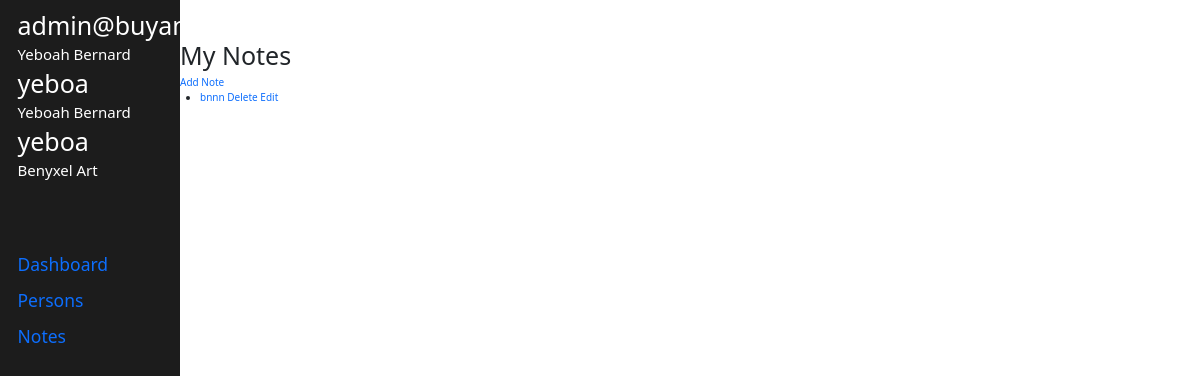
The app's page /read_notes/, older data.
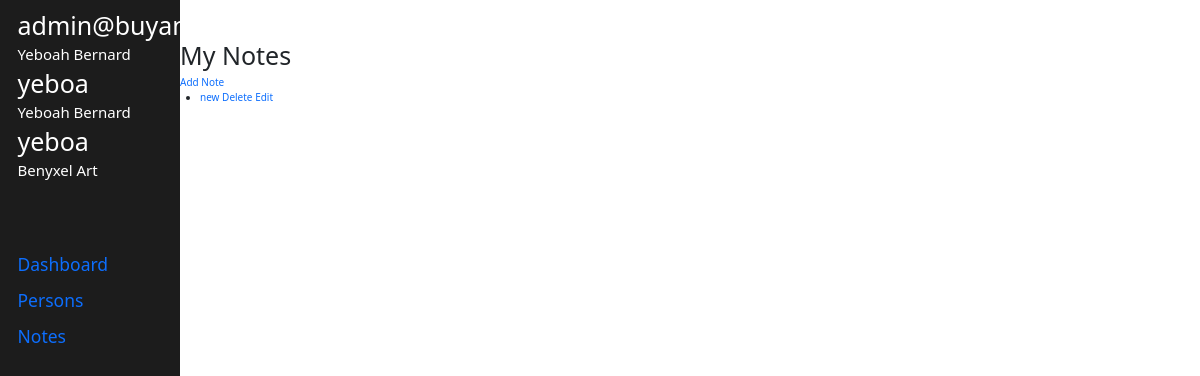
The same page, newer data.
### notes/models.py (models this page shows, shortened)
class Person(models.Model):
    id = models.AutoField(primary_key=True)
    first_name = models.CharField(max_length=255, null=False, blank=False)
    last_name = models.CharField(max_length=255, null=False, blank=False)
    username =models.CharField(max_length=255, null=False, blank=False)
    email = models.EmailField(unique=True, null=False, blank=False)
    location=models.CharField(max_length=255)
    contact= models.CharField(max_length=255)
    date = models.DateTimeField(auto_now_add=True)

class Note(models.Model):
    id = models.AutoField(primary_key=True)
    user = models.ForeignKey(Person, on_delete=models.CASCADE, default=1001010)
    title = models.CharField(max_length=255, null=False, blank=False)
    note = models.TextField()
    date= models.DateField(auto_now_add=True)
    time = models.TimeField(auto_now_add=True)
    status = models.TextField(max_length=255, null=False, blank=False)

### notes/views.py (the view)
# urls.py: path('read_notes/', views.read_notes, name = 'allnotes'),
def read_notes(req):
    persons = Person.objects.all()
    all_notes = Note.objects.all()
    return render(req, 'note.html', {'notes': all_notes, 'persons': persons,  })

### templates/note.html (shortened to what this page needs)
{% extends 'base.html' %}
{% block content %}
<!DOCTYPE html>
<html lang="en">
<head>
</head>
<body>
    <div class="dashboard">
    <div class="sidebar container">
       <div class="adminc">
      {% for person in persons %}
      <h1>{{ person.username }}</h1>
      <h4>{{ person.first_name }} {{ person.last_name }}</h4>
       {% endfor %}
      </div>
        <div class="admind">
        <a href="{% url 'home_view' %}"><h3>Dashboard</h3></a>
        <a href="{% url 'persons' %}"><h3>Persons</h3></a>
        <a href="{% url 'allnotes' %}"><h3>Notes</h3></a>
        </div>
    </div>
    <div class="rightside">
    <h1>My Notes</h1>
    <a href="#">Add Note</a>
    <ul>
        {% for each in notes %}
            <li>
                <a href="{% url 'details_read' each.id %}">{{each.title}}</a>
                <a href="#">Delete</a>
                <a href="#">Edit</a>
            </li>
        {% endfor %}
    </ul>
    </div>
    </div>
</body>
</html>
{% endblock %}

### templates/base.html (shortened to what this page needs)
{% load static %}
<!doctype html>
<html lang="en">
  <head>
    <link href="https://cdn.jsdelivr.net/npm/bootstrap@5.3.8/dist/css/bootstrap.min.css" rel="stylesheet">
    <link rel="stylesheet" href="{% static 'css/style.css' %}">
  </head>
  <body>
    <div class="main" >
        {% block content %}
        {% endblock  %}
    </div>
  </body>
</html>

### static/css/style.css (style rules this page uses)
* { margin: 0; padding: 0; }
html, body { height: 100%; overflow: hidden; font-size: 10px; text-decoration: none; }
.dashboard { display: flex; height: 100vh; width: 100%; }
.sidebar { width: 15%; background-color: rgb(28, 28, 28); color: white; }
.adminc { padding: 10px; margin-bottom: 50px; }
.admind { display: flex; flex-direction: column; gap: 10px; padding: 10px; }
.rightside { display: flex; flex-direction: column; justify-content:start; padding-top:40px ; width: 85%; }
a { text-decoration: none; }
.container { flex: 1; display: flex; flex-direction: column; height: 100vh; overflow: hidden; }

Row changes from the older to the newer data that the page shows:
changed Note: title "bnnn" → "new"
